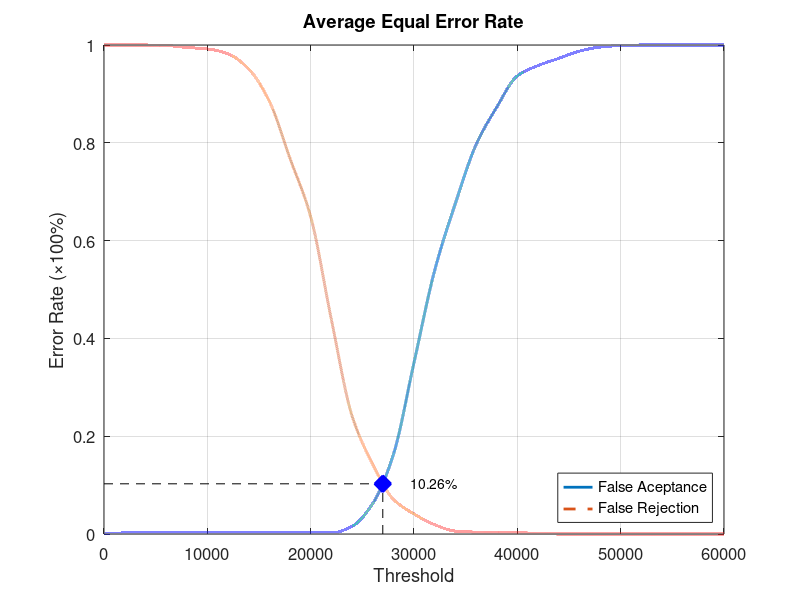
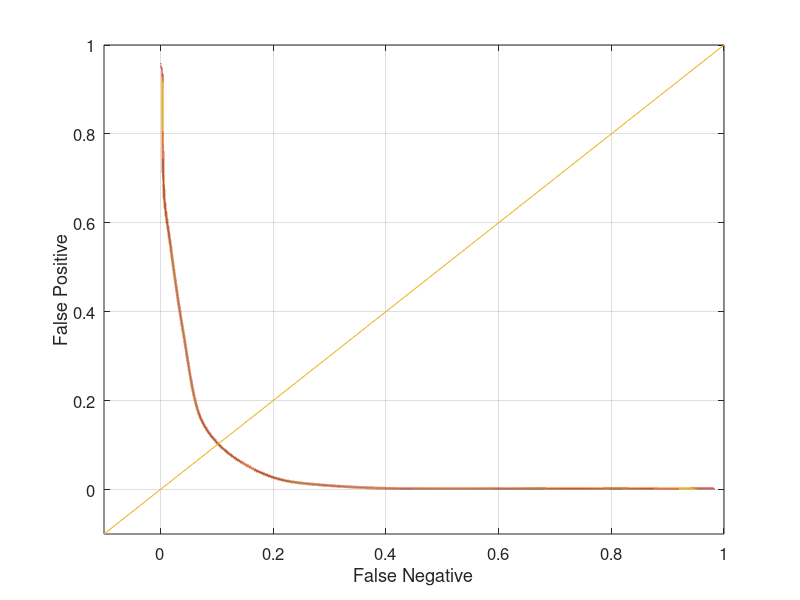

Reproduce these figures in MATLAB, in order.
function yEER = Database3Average
close all;
clear;
clc;
x = 0:2000:60000;
xq = 0:0.5:60000;

y0 = [0 0.00210526 0.00210526 0.00210526 0.00210526 0.00210526 0.00210526 0.00210526 0.00210526 0.00210526 0.00210526 0.00210526 0.0157895 0.0621053 0.162105 0.350526 0.538947 0.675789 0.795789 0.872632 0.936842 0.957895 0.972632 0.987368 0.99579 0.998947 1 1 1 1 1];
yy0 = interp1(x, y0, xq, 'pchip');
y1 = [1 1 1 0.999 0.995 0.992 0.982 0.951 0.885 0.768 0.649 0.439 0.242 0.143 0.071 0.041 0.019 0.006 0.004 0.004 0.003 0.001 0 0 0 0 0 0 0 0 0];
yy1 = interp1(x, y1, xq, 'pchip');

% Calculating EER: 
y2 = abs(y0 - y1);
find(y2 == min(y2))
yy2 = abs(yy0 - yy1);
xEER = find(yy2 == min(yy2));
xEERIndex = xq(xEER) % X-axis EER
yEER = yy0(xEER) % Y-axis EER

main = figure
plot(xq, yy0,'-','LineWidth', 2);	hold on
plot(xq, yy1,'--','LineWidth', 2);	hold on
plot([xEERIndex xEERIndex], [0 yEER], 'k--');	hold on
plot([0 xEERIndex], [yEER yEER], 'k--');	hold on
plot(xEERIndex, yEER, 'bx', 'LineWidth', 10);	hold on
text(xEERIndex + 10 * xEERIndex / 100, yEER, [num2str(round((10000 * yEER)) / 100) '%'])
legend('False Aceptance', 'False Rejection', 'Location', 'SouthEast')
xlabel('Threshold')
ylabel('Error Rate (\times100%)')
title('Average Equal Error Rate')
set(gca, 'FontSize', 12)
axis([0 60000 0 1])
grid on

print(main, 'Database3AverageMain', '-dpng');
FNRxFPR = figure('Color', [1 1 1]);
plot(yy1, yy0, '-', yy1, yy0, 'LineWidth', 2);
hold on
y = -0.1:0.1:1
plot(y, y); 
set(gca, 'FontSize', 12)
xlabel('False Negative')
ylabel('False Positive')
axis([-0.1 1 -0.1 1])
set(gca, 'FontSize', 12)
grid on

print(FNRxFPR, 'Database3AverageFNRxFPR','-dpng');
end
